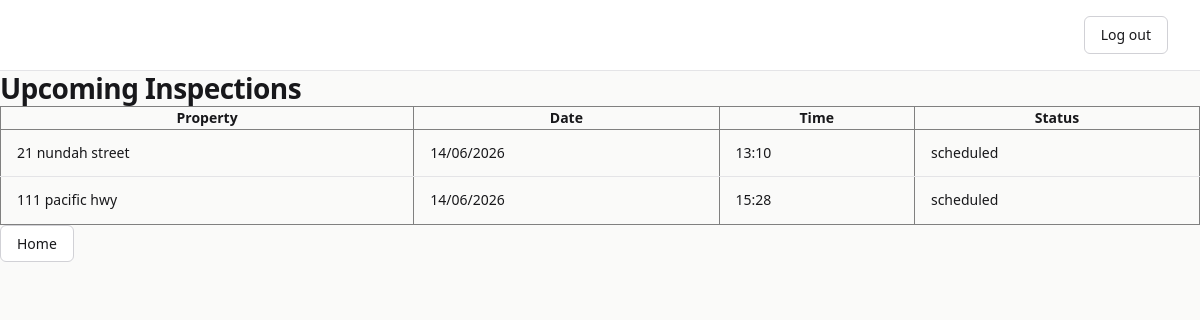
Page /propertytrack/inspections/upcoming/ on the earlier database version.
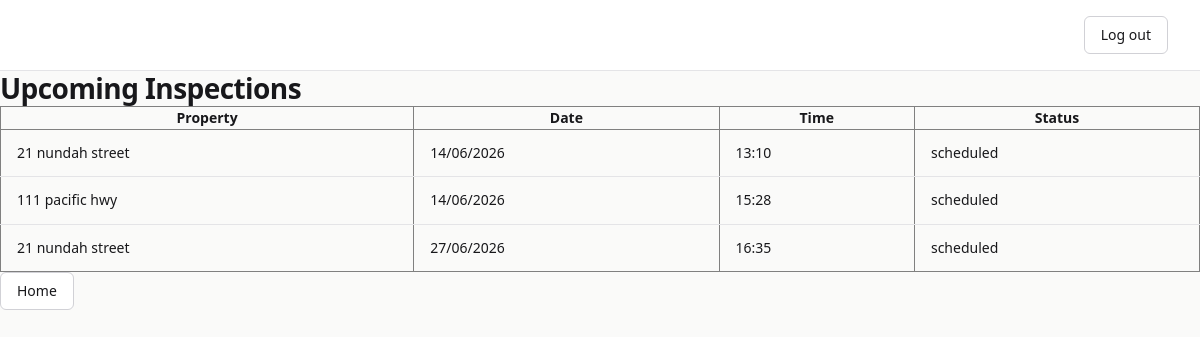
Same page on the later database version.
### propertytrack/models.py (models this page shows, shortened)
class Inspection(models.Model):
    STATUS_CHOICES = [
        ('scheduled', 'Scheduled'),
        ('in_progress', 'In Progress'),
        ('completed', 'Completed'),
    ]
    rental = models.ForeignKey(Rental, on_delete=models.CASCADE)
    inspection_date = models.DateTimeField()
    notes = models.TextField(blank=True, null=True)
    created_at = models.DateTimeField(auto_now_add=True)
    status = models.CharField(max_length=20, choices=STATUS_CHOICES, default='scheduled')
    def get_status(self):
        now = timezone.now()
        if now < self.inspection_date:
            return 'scheduled'
        elif now > self.inspection_date + timezone.timedelta(hours=2):
            return 'completed'
        else:
            return 'in_progress'

class Rental(models.Model):
    address = models.CharField(max_length=255)
    rent_amount = models.DecimalField(max_digits=8, decimal_places=2)
    is_archived = models.BooleanField(default=False)
    created_at = models.DateTimeField(auto_now_add=True)

### propertytrack/views.py (the view)
# urls.py: path("inspections/upcoming/", views.upcoming_inspections, name="upcoming_inspections"),
def upcoming_inspections(request):
    now = timezone.now()
    inspections = Inspection.objects.filter(inspection_date__gte=now).order_by('inspection_date')
    return render(request, 'propertytrack/inspections/upcoming.html', {'inspections': inspections})

### propertytrack/templates/propertytrack/inspections/upcoming.html (shortened to what this page needs)
{% load static %}
<!DOCTYPE html>
<html lang="en">
<head>
    <link rel="stylesheet" href="{% static 'propertytrack/styles.css' %}">
</head>
<body>
    <div class="header">
        <form action="{% url 'agents:logout' %}" method="post">
            <button type="submit">Log out</button>
        </form>
    </div>
    <h1>Upcoming Inspections</h1>
    <table border="1" cellpadding="10">
        <tr>
            <th>Property</th>
            <th>Date</th>
            <th>Time</th>
            <th>Status</th>
        </tr>
        {% for inspection in inspections %}
        <tr>
            <td>{{ inspection.rental.address }}</td>
            <td>{{ inspection.inspection_date|date:"d/m/Y" }}</td>
            <td>{{ inspection.inspection_date|time:"H:i" }}</td>
            <td>{{ inspection.get_status }}</td>
        </tr>
        {% empty %}
            <tr><td colspan="4">No upcoming inspections.</td></tr>
        {% endfor %}
    </table>
    <a href="{% url 'propertytrack:home' %}"><button>Home</button></a>
</body>
</html>

### propertytrack/static/propertytrack/styles.css (style rules this page uses)
*, *::before, *::after { box-sizing: border-box; margin: 0; padding: 0; }
:root { --color-bg: #FAFAF9; --color-surface: #FFFFFF; --color-border: #E4E4E7; --color-border-mid: #D1D1D6; --color-text: #18181B; --color-muted: #71717A; --color-accent: #2563EB; --color-accent-hover: #1D4ED8; --color-success: #16A34A; --color-danger: #DC2626; --space-1: 4px; --space-2: 8px; --space-3: 12px; --space-4: 16px; --space-5: 20px; --space-6: 24px; --space-8: 32px; --space-10: 40px; --radius-sm: 6px; --radius-md: 10px; --radius-lg: 14px; --font: system-ui, -apple-system, "Segoe UI", Roboto, Arial, sans-serif; --font-mono: "SF Mono", "Fira Code", "Fira Mono", monospace; }
body { font-family: var(--font); font-size: 15px; line-height: 1.6; color: var(--color-text); background-color: var(--color-bg); -webkit-font-smoothing: antialiased; }
.header { display: flex; justify-content: space-between; align-items: center; background-color: var(--color-surface); padding: var(--space-4) var(--space-8); border-bottom: 1px solid var(--color-border); position: sticky; top: 0; z-index: 100; }
button, .btn { display: inline-flex; align-items: center; gap: var(--space-2); font-family: var(--font); font-size: 14px; font-weight: 500; padding: var(--space-2) var(--space-4); border-radius: var(--radius-sm); border: 1px solid var(--color-border-mid); background-color: var(--color-surface); color: var(--color-text); cursor: pointer; text-decoration: none; transition: background-color 0.15s ease, border-color 0.15s ease, color 0.15s ease; line-height: 1.4; }
a { color: var(--color-accent); text-decoration: none; transition: color 0.15s ease; }
h1, h2, h3, h4 { font-weight: 600; letter-spacing: -0.02em; line-height: 1.25; color: var(--color-text); }
h1 { font-size: 28px; }
table { width: 100%; border-collapse: collapse; font-size: 14px; }
tbody td { padding: var(--space-3) var(--space-4); border-bottom: 1px solid var(--color-border); vertical-align: middle; }
tbody tr:last-child td { border-bottom: none; }

Differences in the rows shown:
added Inspection: rental.address "21 nundah street", inspection_date "27/06/2026", inspection_date "16:35", get_status "scheduled"
